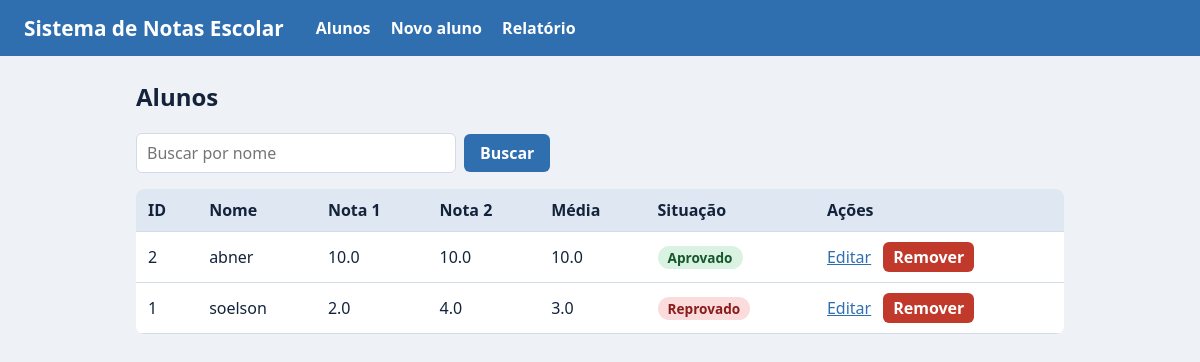
The app's page /, older data.
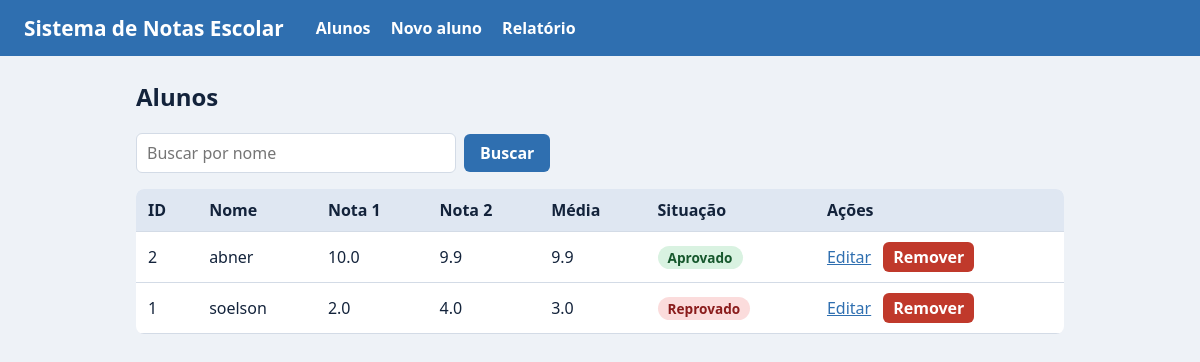
The same page, newer data.
### tables this page shows
CREATE TABLE alunos (
            id INTEGER PRIMARY KEY AUTOINCREMENT,
            nome TEXT NOT NULL,
            nota1 REAL NOT NULL,
            nota2 REAL NOT NULL
        );

### app.py (the view)
@app.route("/")
def inicio():
    busca = request.args.get("busca", "").strip()
    if busca != "":
        alunos = banco.buscar_por_nome(busca)
    else:
        alunos = banco.listar_alunos()
    return render_template("index.html", alunos=preparar(alunos), busca=busca)

### app.py (called while the page is built)
def preparar(alunos):
    lista = []
    for id_aluno, nome, nota1, nota2 in alunos:
        media = utilidades.calcular_media(nota1, nota2)
        lista.append({
            "id": id_aluno,
            "nome": nome,
            "nota1": nota1,
            "nota2": nota2,
            "media": media,
            "situacao": utilidades.situacao(media),
            "classe": CLASSES[utilidades.situacao(media)],
        })
    return lista

### banco.py (called while the page is built)
def conectar():
    return sqlite3.connect(CAMINHO_BANCO)

def listar_alunos():
    conn = conectar()
    linhas = conn.execute(
        "SELECT id, nome, nota1, nota2 FROM alunos ORDER BY nome"
    ).fetchall()
    conn.close()
    return linhas

### utilidades.py (called while the page is built)
def calcular_media(nota1, nota2):
    return (nota1 + nota2) / 2

def situacao(media):
    if media >= 7:
        return "Aprovado"
    elif media >= 5:
        return "Recuperação"
    else:
        return "Reprovado"

### templates/index.html (shortened to what this page needs)
{% extends "base.html" %}
{% block conteudo %}
<h2>Alunos</h2>
<form method="get" class="busca">
  <input type="text" name="busca" value="{{ busca }}" placeholder="Buscar por nome">
  <button type="submit">Buscar</button>
</form>
{% if alunos %}
<div class="rolagem">
<table>
  <thead>
    <tr><th>ID</th><th>Nome</th><th>Nota 1</th><th>Nota 2</th><th>Média</th><th>Situação</th><th>Ações</th></tr>
  </thead>
  <tbody>
    {% for aluno in alunos %}
    <tr>
      <td>{{ aluno.id }}</td>
      <td>{{ aluno.nome }}</td>
      <td>{{ "%.1f"|format(aluno.nota1) }}</td>
      <td>{{ "%.1f"|format(aluno.nota2) }}</td>
      <td>{{ "%.1f"|format(aluno.media) }}</td>
      <td><span class="selo {{ aluno.classe }}">{{ aluno.situacao }}</span></td>
      <td class="acoes">
        <a href="{{ url_for('editar', id_aluno=aluno.id) }}">Editar</a>
        <form method="post" action="{{ url_for('remover', id_aluno=aluno.id) }}"
              onsubmit="return confirm('Remover {{ aluno.nome }}?');">
          <button type="submit" class="perigo">Remover</button>
        </form>
      </td>
    </tr>
    {% endfor %}
  </tbody>
</table>
</div>
{% else %}
<p>Nenhum aluno encontrado. <a href="{{ url_for('novo') }}">Cadastre o primeiro!</a></p>
{% endif %}
{% endblock %}

Row changes from the older to the newer data that the page shows:
changed alunos "abner": nota2 "10.0" → "9.9"; media "10.0" → "9.9"
